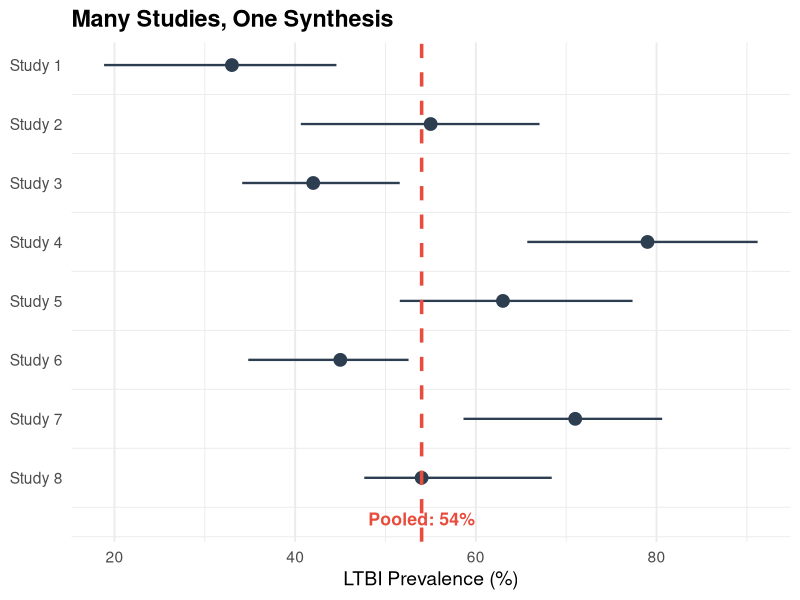
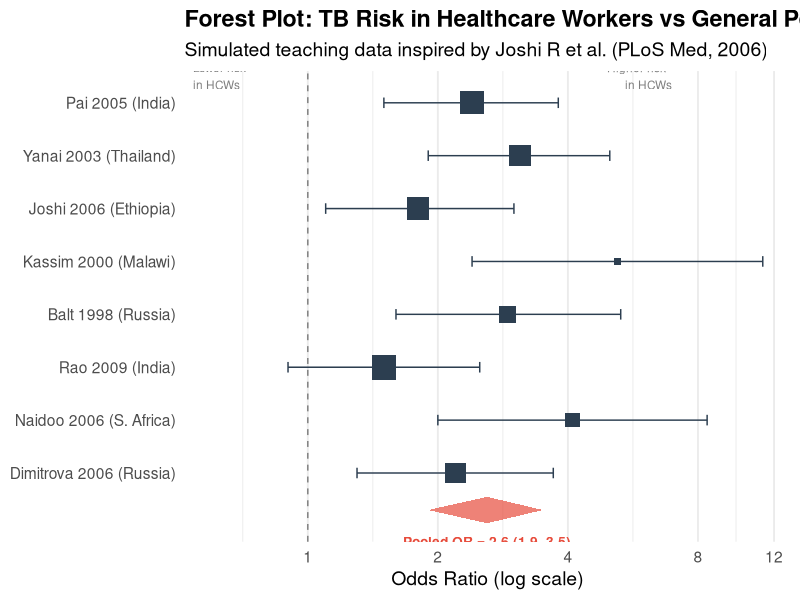
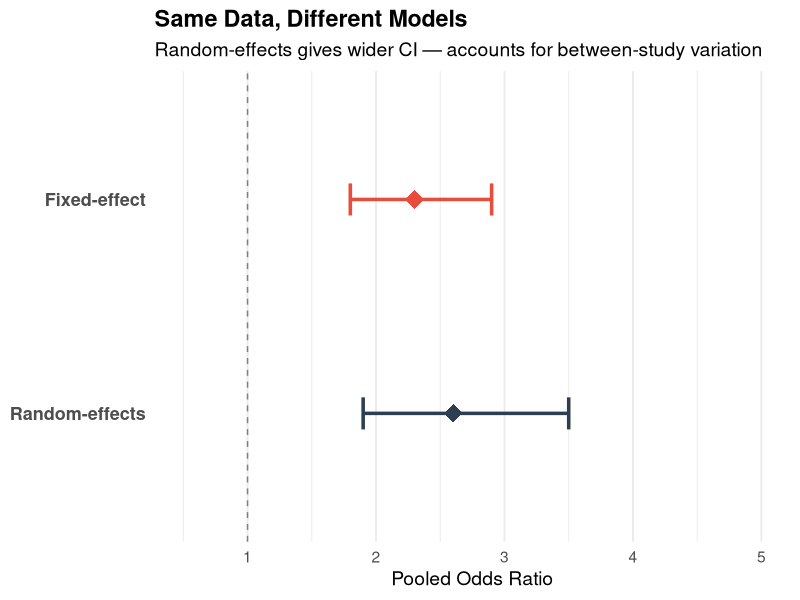
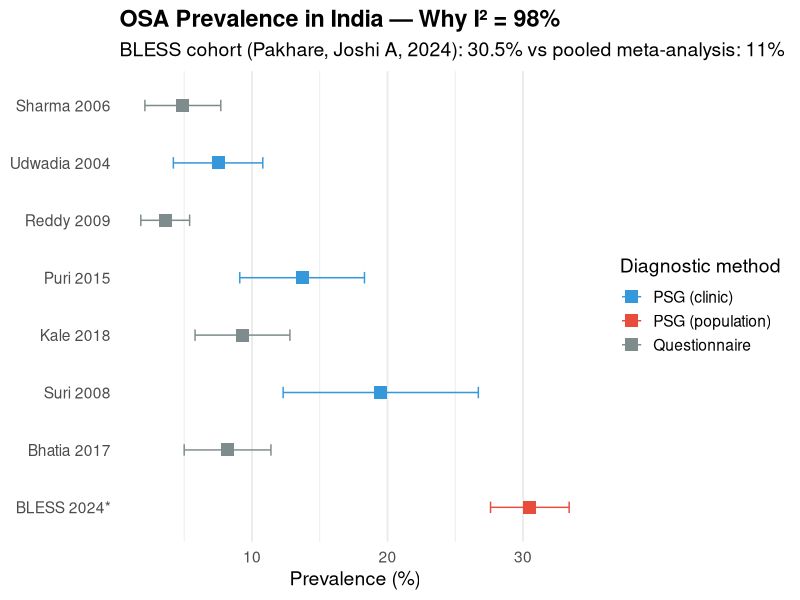
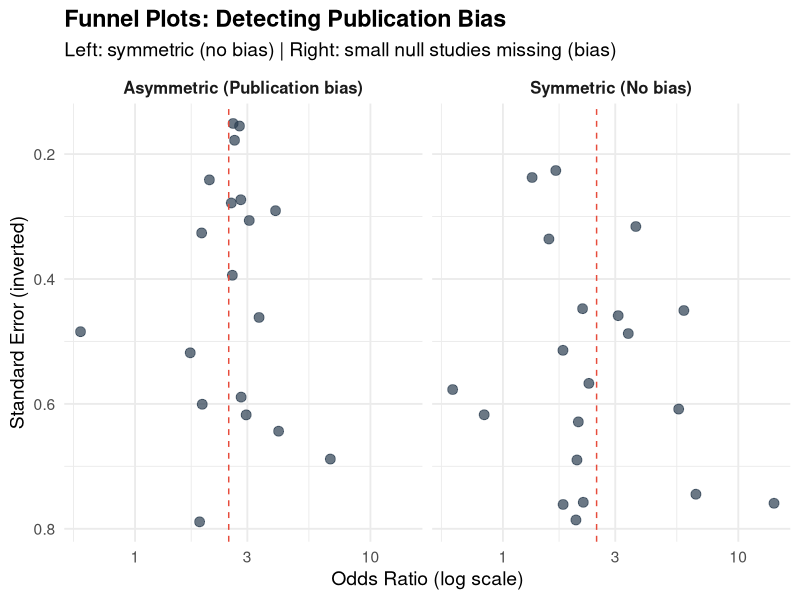
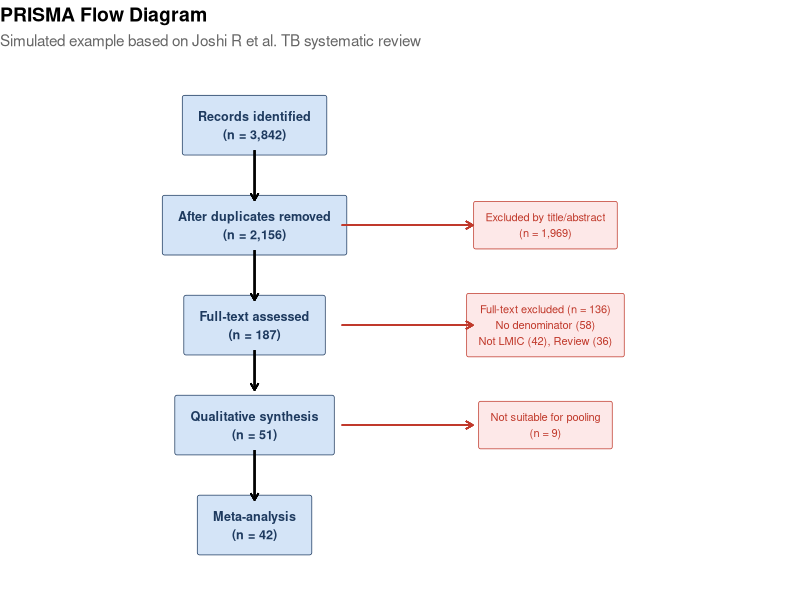

R code for these plots, in order:
## ---- chunk 1
#| label: setup
#| include: false
library(tidyverse)
library(kableExtra)
library(patchwork)
library(scales)
set.seed(42)
## ---- chunk 2
#| fig-height: 5.5
#| fig-width: 5.5

# Conceptual diagram: many studies → one answer
concept_df <- tibble(
  study = paste("Study", 1:8),
  estimate = c(33, 55, 42, 79, 63, 45, 71, 54),
  y = 8:1
)

ggplot(concept_df, aes(x = estimate, y = y)) +
  geom_point(size = 4, color = "#2c3e50") +
  geom_segment(aes(x = estimate - runif(8, 5, 15), xend = estimate + runif(8, 5, 15),
                    yend = y), linewidth = 0.8, color = "#2c3e50") +
  geom_vline(xintercept = 54, linetype = "dashed", color = "#e74c3c", linewidth = 1.2) +
  annotate("text", x = 54, y = 0.3, label = "Pooled: 54%", fontface = "bold",
           color = "#e74c3c", size = 4.5) +
  scale_y_continuous(breaks = 1:8, labels = paste("Study", 8:1)) +
  labs(title = "Many Studies, One Synthesis",
       x = "LTBI Prevalence (%)", y = NULL) +
  theme_minimal(base_size = 14) +
  theme(panel.grid.major.y = element_blank(),
        plot.title = element_text(face = "bold"))
## ---- chunk 3
#| fig-height: 6
#| fig-width: 10

# Simulated teaching data inspired by TB in healthcare workers
set.seed(42)
studies <- tibble(
  study = c("Pai 2005 (India)", "Yanai 2003 (Thailand)", "Joshi 2006 (Ethiopia)",
            "Kassim 2000 (Malawi)", "Balt 1998 (Russia)", "Rao 2009 (India)",
            "Naidoo 2006 (S. Africa)", "Dimitrova 2006 (Russia)"),
  or = c(2.4, 3.1, 1.8, 5.2, 2.9, 1.5, 4.1, 2.2),
  or_lo = c(1.5, 1.9, 1.1, 2.4, 1.6, 0.9, 2.0, 1.3),
  or_hi = c(3.8, 5.0, 3.0, 11.3, 5.3, 2.5, 8.4, 3.7),
  weight = c(16, 14, 15, 6, 10, 18, 8, 13)
)

pooled_or <- 2.6; pooled_lo <- 1.9; pooled_hi <- 3.5

studies <- studies %>% mutate(study = fct_rev(fct_inorder(study)))

ggplot(studies, aes(y = study)) +
  geom_point(aes(x = or, size = weight), color = "#2c3e50", shape = 15) +
  geom_errorbarh(aes(xmin = or_lo, xmax = or_hi), height = 0.2, color = "#2c3e50") +
  annotate("polygon",
           x = c(pooled_lo, pooled_or, pooled_hi, pooled_or),
           y = c(0.3, 0.55, 0.3, 0.05),
           fill = "#e74c3c", alpha = 0.7) +
  annotate("text", x = pooled_or, y = -0.3,
           label = paste0("Pooled OR = ", pooled_or, " (", pooled_lo, "–", pooled_hi, ")"),
           fontface = "bold", size = 3.5, color = "#e74c3c") +
  geom_vline(xintercept = 1, linetype = "dashed", color = "gray50") +
  scale_x_log10(breaks = c(0.5, 1, 2, 4, 8, 12)) +
  scale_size_continuous(range = c(2, 8), guide = "none") +
  labs(title = "Forest Plot: TB Risk in Healthcare Workers vs General Population",
       subtitle = "Simulated teaching data inspired by Joshi R et al. (PLoS Med, 2006)",
       x = "Odds Ratio (log scale)", y = NULL) +
  annotate("text", x = 0.6, y = 8.5, label = "← Lower risk\n   in HCWs", size = 3, color = "gray50") +
  annotate("text", x = 6, y = 8.5, label = "Higher risk →\n   in HCWs", size = 3, color = "gray50") +
  theme_minimal(base_size = 14) +
  theme(panel.grid.major.y = element_blank(),
        plot.title = element_text(face = "bold"))
## ---- chunk 4
#| fig-height: 4.5
#| fig-width: 10

fe_or <- 2.3; fe_lo <- 1.8; fe_hi <- 2.9
re_or <- 2.6; re_lo <- 1.9; re_hi <- 3.5

comp_df <- tibble(
  model = c("Fixed-effect", "Random-effects"),
  or = c(fe_or, re_or),
  lo = c(fe_lo, re_lo),
  hi = c(fe_hi, re_hi)
) %>% mutate(model = fct_rev(fct_inorder(model)))

ggplot(comp_df, aes(y = model)) +
  geom_point(aes(x = or), size = 6, shape = 18, color = c("#e74c3c", "#2c3e50")) +
  geom_errorbarh(aes(xmin = lo, xmax = hi), height = 0.15,
                 color = c("#e74c3c", "#2c3e50"), linewidth = 1.2) +
  geom_vline(xintercept = 1, linetype = "dashed", color = "gray50") +
  scale_x_continuous(limits = c(0.5, 5), breaks = 1:5) +
  labs(title = "Same Data, Different Models",
       subtitle = "Random-effects gives wider CI — accounts for between-study variation",
       x = "Pooled Odds Ratio", y = NULL) +
  theme_minimal(base_size = 14) +
  theme(panel.grid.major.y = element_blank(),
        axis.text.y = element_text(size = 13, face = "bold"),
        plot.title = element_text(face = "bold"))
## ---- chunk 5
#| fig-height: 5.5
#| fig-width: 10

# Simulated data inspired by OSA meta-analysis
osa_studies <- tibble(
  study = c("Sharma 2006", "Udwadia 2004", "Reddy 2009", "Puri 2015",
            "Kale 2018", "Suri 2008", "Bhatia 2017", "BLESS 2024*"),
  prev = c(4.9, 7.5, 3.6, 13.7, 9.3, 19.5, 8.2, 30.5),
  lo = c(2.1, 4.2, 1.8, 9.1, 5.8, 12.3, 5.0, 27.6),
  hi = c(7.7, 10.8, 5.4, 18.3, 12.8, 26.7, 11.4, 33.4),
  method = c("Questionnaire", "PSG (clinic)", "Questionnaire", "PSG (clinic)",
             "Questionnaire", "PSG (clinic)", "Questionnaire", "PSG (population)")
) %>% mutate(study = fct_rev(fct_inorder(study)))

ggplot(osa_studies, aes(y = study)) +
  geom_point(aes(x = prev, color = method), size = 4, shape = 15) +
  geom_errorbarh(aes(xmin = lo, xmax = hi, color = method), height = 0.2) +
  scale_color_manual(values = c("Questionnaire" = "#7f8c8d", "PSG (clinic)" = "#3498db",
                                "PSG (population)" = "#e74c3c")) +
  labs(title = "OSA Prevalence in India — Why I² = 98%",
       subtitle = "BLESS cohort (Pakhare, Joshi A, 2024): 30.5% vs pooled meta-analysis: 11%",
       x = "Prevalence (%)", y = NULL, color = "Diagnostic method") +
  theme_minimal(base_size = 14) +
  theme(panel.grid.major.y = element_blank(), legend.position = "right",
        plot.title = element_text(face = "bold"))
## ---- chunk 6
#| fig-height: 5
#| fig-width: 10

set.seed(42)
n_studies <- 20
true_effect <- log(2.5)

se_sym <- runif(n_studies, 0.15, 0.8)
effect_sym <- rnorm(n_studies, true_effect, se_sym)
funnel_sym <- tibble(effect = effect_sym, se = se_sym, type = "Symmetric (No bias)")

se_asym <- runif(n_studies, 0.15, 0.8)
effect_asym <- rnorm(n_studies, true_effect, se_asym)
keep <- !(se_asym > 0.5 & effect_asym < log(1.5))
funnel_asym <- tibble(effect = effect_asym[keep], se = se_asym[keep], type = "Asymmetric (Publication bias)")

funnel_data <- bind_rows(funnel_sym, funnel_asym)

ggplot(funnel_data, aes(x = exp(effect), y = se)) +
  geom_point(size = 3, color = "#2c3e50", alpha = 0.7) +
  geom_vline(xintercept = exp(true_effect), linetype = "dashed", color = "#e74c3c") +
  scale_y_reverse() + scale_x_log10() +
  facet_wrap(~type) +
  labs(title = "Funnel Plots: Detecting Publication Bias",
       subtitle = "Left: symmetric (no bias) | Right: small null studies missing (bias)",
       x = "Odds Ratio (log scale)", y = "Standard Error (inverted)") +
  theme_minimal(base_size = 14) +
  theme(strip.text = element_text(face = "bold", size = 12),
        plot.title = element_text(face = "bold"))
## ---- chunk 7
#| results: asis

rob <- tibble(
  Domain = c("Randomisation", "Deviations from intervention",
             "Missing outcome data", "Outcome measurement",
             "Selection of reported result"),
  `What can go wrong` = c(
    "Inadequate sequence generation / allocation concealment",
    "Unblinded participants change behaviour",
    "Differential dropout between groups",
    "Assessor knows group; subjective outcome",
    "Authors pick the 'best' outcome or time point"
  )
)

kable(rob, format = "html", align = c("l", "l")) %>%
  kable_styling(full_width = TRUE, font_size = 15) %>%
  row_spec(0, background = "#2c3e50", color = "white", bold = TRUE) %>%
  column_spec(1, bold = TRUE, width = "30%")
## ---- chunk 8
#| fig-height: 5.5
#| fig-width: 10

prisma_df <- tibble(
  x = c(5, 5, 5, 5, 5, 9, 9, 9),
  y = c(10, 8, 6, 4, 2, 8, 6, 4),
  label = c(
    "Records identified\n(n = 3,842)",
    "After duplicates removed\n(n = 2,156)",
    "Full-text assessed\n(n = 187)",
    "Qualitative synthesis\n(n = 51)",
    "Meta-analysis\n(n = 42)",
    "Excluded by title/abstract\n(n = 1,969)",
    "Full-text excluded (n = 136)\nNo denominator (58)\nNot LMIC (42), Review (36)",
    "Not suitable for pooling\n(n = 9)"
  ),
  box = c(TRUE, TRUE, TRUE, TRUE, TRUE, FALSE, FALSE, FALSE)
)

ggplot(prisma_df) +
  geom_label(data = prisma_df %>% filter(box),
             aes(x = x, y = y, label = label),
             fill = "#d4e4f7", color = "#1e3a5f", size = 3.2, fontface = "bold",
             label.padding = unit(0.4, "cm")) +
  geom_label(data = prisma_df %>% filter(!box),
             aes(x = x, y = y, label = label),
             fill = "#fde8e8", color = "#c0392b", size = 2.8,
             label.padding = unit(0.3, "cm")) +
  geom_segment(aes(x = 5, xend = 5, y = 9.5, yend = 8.5), arrow = arrow(length = unit(0.2, "cm"))) +
  geom_segment(aes(x = 5, xend = 5, y = 7.5, yend = 6.5), arrow = arrow(length = unit(0.2, "cm"))) +
  geom_segment(aes(x = 5, xend = 5, y = 5.5, yend = 4.7), arrow = arrow(length = unit(0.2, "cm"))) +
  geom_segment(aes(x = 5, xend = 5, y = 3.5, yend = 2.5), arrow = arrow(length = unit(0.2, "cm"))) +
  geom_segment(aes(x = 6.2, xend = 8, y = 8, yend = 8), arrow = arrow(length = unit(0.2, "cm")), color = "#c0392b") +
  geom_segment(aes(x = 6.2, xend = 8, y = 6, yend = 6), arrow = arrow(length = unit(0.2, "cm")), color = "#c0392b") +
  geom_segment(aes(x = 6.2, xend = 8, y = 4, yend = 4), arrow = arrow(length = unit(0.2, "cm")), color = "#c0392b") +
  xlim(2, 12) + ylim(1, 11) +
  labs(title = "PRISMA Flow Diagram",
       subtitle = "Simulated example based on Joshi R et al. TB systematic review") +
  theme_void() +
  theme(plot.title = element_text(face = "bold", size = 14),
        plot.subtitle = element_text(size = 11, color = "gray40"))
